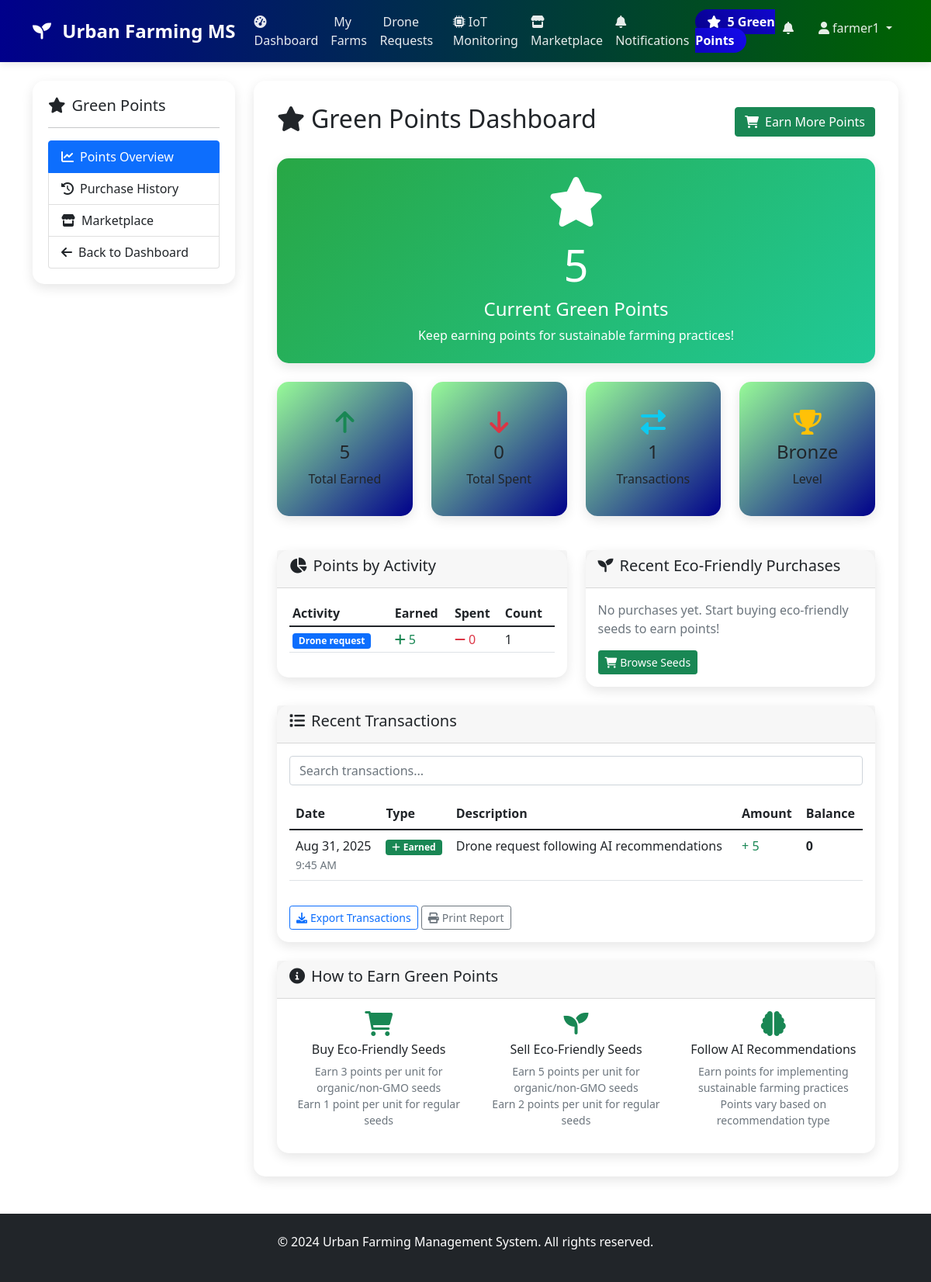
Page /green_points.php (signed in) on the committed database.
### tables this page shows
CREATE TABLE `users` (
  `id` int(11) NOT NULL,
  `username` varchar(50) NOT NULL,
  `email` varchar(100) NOT NULL,
  `password_hash` varchar(255) NOT NULL,
  `role` enum('farmer','planner','admin') NOT NULL,
  `green_points` int(11) DEFAULT 0,
  `created_at` timestamp NOT NULL DEFAULT current_timestamp(),
  `updated_at` timestamp NOT NULL DEFAULT current_timestamp() ON UPDATE current_timestamp()
);

CREATE TABLE `green_points_transactions` (
  `id` int(11) NOT NULL,
  `user_id` int(11) NOT NULL,
  `transaction_type` enum('earned','spent','bonus') NOT NULL,
  `amount` int(11) NOT NULL,
  `description` text NOT NULL,
  `related_entity_type` enum('drone_request','seed_sale','iot_optimization','ai_recommendation') NOT NULL,
  `related_entity_id` int(11) DEFAULT NULL,
  `created_at` timestamp NOT NULL DEFAULT current_timestamp()
);

### green_points.php (the view, shortened to what the rows shown need)
<?php
$database = new Database();
$db = $database->getConnection();
$farmer_id = $_SESSION['user_id'];
$user_query = "SELECT green_points FROM users WHERE id = ?";
$user_stmt = $db->prepare($user_query);
$user_stmt->execute([$farmer_id]);
$user = $user_stmt->fetch(PDO::FETCH_ASSOC);
$current_points = $user['green_points'];
$transactions_query = "
    SELECT * FROM green_points_transactions
    WHERE user_id = ?
    ORDER BY created_at DESC
    LIMIT 20
";
$transactions_stmt = $db->prepare($transactions_query);
$transactions_stmt->execute([$farmer_id]);
$transactions = $transactions_stmt->fetchAll(PDO::FETCH_ASSOC);
$activity_breakdown_query = "
    SELECT
        related_entity_type,
        SUM(CASE WHEN transaction_type = 'earned' THEN amount ELSE 0 END) as earned,
        SUM(CASE WHEN transaction_type = 'spent' THEN amount ELSE 0 END) as spent,
        COUNT(*) as transaction_count
    FROM green_points_transactions
    WHERE user_id = ?
    GROUP BY related_entity_type
    ORDER BY earned DESC
";
$breakdown_stmt = $db->prepare($activity_breakdown_query);
$breakdown_stmt->execute([$farmer_id]);
$activity_breakdown = $breakdown_stmt->fetchAll(PDO::FETCH_ASSOC);
include 'includes/header.php';
?>
<div class="row">
    <div class="col-md-9">
        <div class="main-content">
            <div class="d-flex justify-content-between align-items-center mb-4">
                <h2><i class="fas fa-star me-2"></i>Green Points Dashboard</h2>
            </div>
            <div class="row mb-4">
                <div class="col-12">
                    <div class="card bg-gradient-primary text-white">
                        <div class="card-body text-center py-4">
                            <i class="fas fa-star fa-4x mb-3"></i>
                            <h1 class="display-4 mb-2"><?php echo number_format($current_points); ?></h1>
                            <h4 class="mb-0">Current Green Points</h4>
                            <p class="mb-0 mt-2">Keep earning points for sustainable farming practices!</p>
                        </div>
                    </div>
                </div>
            </div>
            <div class="row mb-4">
                <div class="col-md-6">
                    <div class="card">
                        <div class="card-body">
                            <?php if(empty($activity_breakdown)): ?>
                                <p class="text-muted">No activity data available yet.</p>
                            <?php else: ?>
                                <div class="table-responsive">
                                    <table class="table table-sm">
                                        <thead>
                                            <tr>
                                                <th>Activity</th>
                                                <th>Earned</th>
                                                <th>Spent</th>
                                                <th>Count</th>
                                            </tr>
                                        </thead>
                                    </table>
                                </div>
                            <?php endif; ?>
                        </div>
                    </div>
                </div>
            </div>
            <div class="card">
                <div class="card-body">
                    <?php if(empty($transactions)): ?>
                        <div class="text-center py-5">
                            <i class="fas fa-star fa-3x text-muted mb-3"></i>
                            <h4>No transactions yet</h4>
                            <p class="text-muted">Start earning Green Points by participating in eco-friendly activities!</p>
                            <a href="marketplace.php" class="btn btn-success">
                                <i class="fas fa-shopping-cart me-2"></i>Buy Eco-Friendly Seeds
                            </a>
                        </div>
                    <?php else: ?>
                        <div class="table-responsive">
                            <table class="table table-hover" id="transactionsTable">
                                <thead>
                                    <tr>
                                        <th>Date</th>
                                        <th>Type</th>
                                        <th>Description</th>
                                        <th>Amount</th>
                                        <th>Balance</th>
                                    </tr>
                                </thead>
                                <tbody>
                                    <?php
                                    $running_balance = $current_points;
                                    foreach($transactions as $transaction):
                                        if($transaction['transaction_type'] == 'earned') {
                                            $running_balance -= $transaction['amount'];
                                        } else {
                                            $running_balance += $transaction['amount'];
                                        }
                                    ?>
                                        <tr>
                                            <td>
                                                <div>
                                                    <div><?php echo date('M j, Y', strtotime($transaction['created_at'])); ?></div>
                                                    <small class="text-muted"><?php echo date('g:i A', strtotime($transaction['created_at'])); ?></small>
                                                </div>
                                            </td>
                                            <td>
                                                <?php if($transaction['transaction_type'] == 'earned'): ?>
                                                    <span class="badge bg-success">
                                                        <i class="fas fa-plus me-1"></i>Earned
                                                    </span>
                                                <?php else: ?>
                                                    <span class="badge bg-danger">
                                                        <i class="fas fa-minus me-1"></i>Spent
                                                    </span>
                                                <?php endif; ?>
                                            </td>
                                            <td><?php echo htmlspecialchars($transaction['description']); ?></td>
                                            <td>
                                                <span class="<?php echo $transaction['transaction_type'] == 'earned' ? 'text-success' : 'text-danger'; ?>">
                                                    <?php echo $transaction['transaction_type'] == 'earned' ? '+' : '-'; ?>
                                                    <?php echo $transaction['amount']; ?>
                                                </span>
                                            </td>
                                            <td>
                                                <strong><?php echo $running_balance; ?></strong>
                                            </td>
                                        </tr>
                                    <?php endforeach; ?>
                                </tbody>
                            </table>
                        </div>
                    <?php endif; ?>
                </div>
            </div>
        </div>
    </div>
</div>
<?php include 'includes/footer.php'; ?>

### rows in the picture
users: green_points "5"
green_points_transactions: created_at "Aug 31, 2025", created_at "9:45 AM", transaction_type "earned" (drawn), description "Drone request following AI recommendations", amount "5", running_balance "0"

### other values in the picture
$_SESSION['green_points'] "5"
$_SESSION['username'] "farmer1"
$total_earned "5"
$total_spent "0"
$total_transactions "1"
str_replace('_', ' ', $activity['related_entity_type']) "Drone request"
$activity['earned'] "5"
$activity['spent'] "0"
$activity['transaction_count'] "1"
